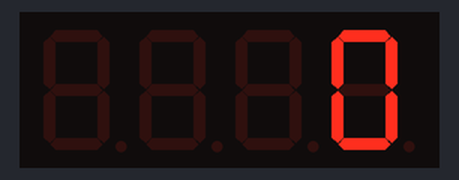
A sketch run on a simulated Arduino Uno, built with avr-gcc and run on an emulated ATmega328P. Parts: 4-digit seven-segment display.

Above: at 0.1 s.
At 2.2 s:
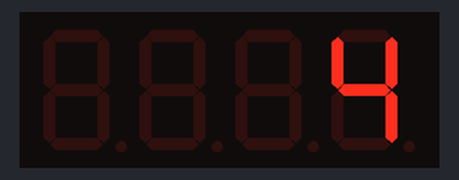
At 4.8 s:
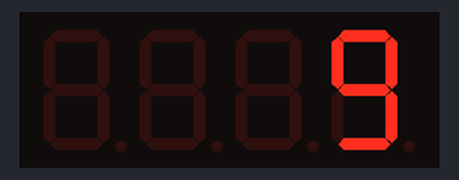
At 6.8 s:
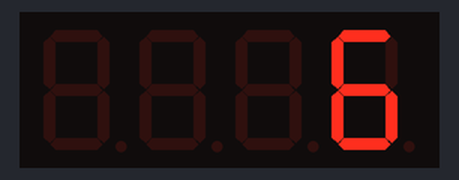
At 8.9 s:
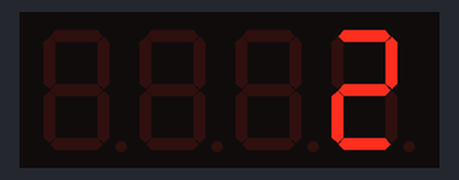
At 11.5 s:
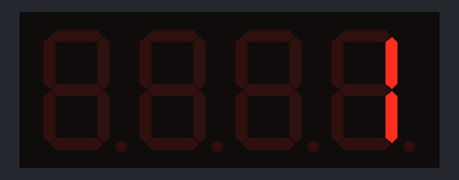

The sketch:

cobasvgntppasd.ino
```cpp
#include <TM1637Display.h>

// Pin CLK dan DIO sesuai dengan koneksi ke Arduino
#define CLK 4
#define DIO 5

TM1637Display display(CLK, DIO);

void setup() {
  display.setBrightness(7); // Nilai 0–7, semakin tinggi semakin terang
}

void loop() {
    for (int i = 0; i < 10; i++) {
    display.showNumberDec(i);
    delay(500);
  }
  // Menampilkan angka mundur dari 9 ke 0
  for (int i = 9; i >= 0; i--) {
    display.showNumberDec(i);
    delay(500);
  }


  delay(500);
}
```

Measured:
- by itself, everything shown: repeats every 10.9 s, in 18 steps
- what the display in image 1 shows lasts 0.5 s, from 2.1 s to 2.6 s
